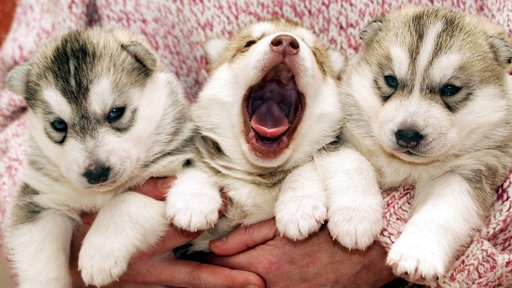
#> input picture 0/X.jpg, 512 x 288 px
$ python 2.py
#> lines starting #> are read from the running program, lines starting #| are printed output that depends on the picture
#> further down, basic_pattern is the input picture: shape (288, 512, 3); mean R, G, B 183.3, 159, 146.2
import matplotlib.pyplot as plt
import matplotlib.image as mpimg
import numpy as np
def imag_X(img, n, m=1):
#> called with n = 3, m = 4
  if n==1:
    tiled_img = img
  else:
    lst_imgs = []
    for i in range(n):
      lst_imgs.append(img)
#> after the loop, lst_imgs = 3 items
    tiled_img = np.concatenate(lst_imgs, axis=1)
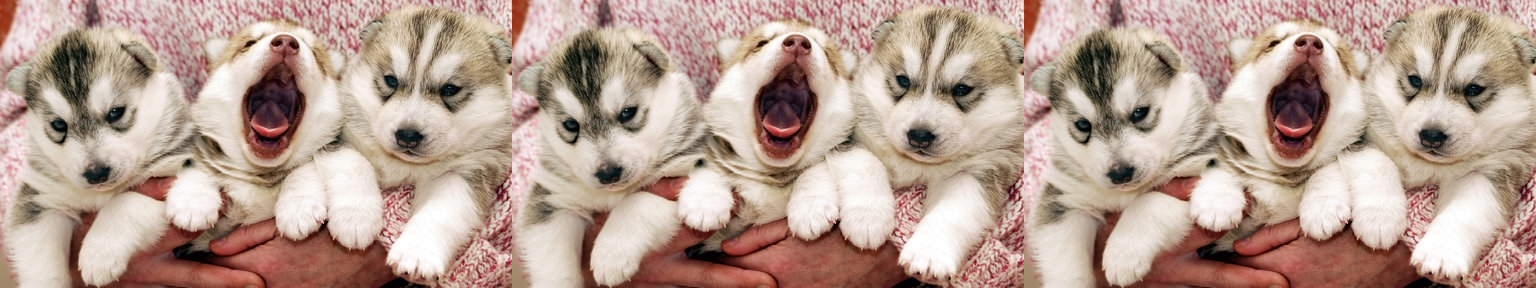
#> tiled_img: shape (288, 1536, 3); mean of channels 0, 1, 2 183.3, 159, 146.2; drawn as R, G, B
  if m > 1:
    lst_imgs = []
    for i in range(m):
      lst_imgs.append(tiled_img)
#> after the loop, lst_imgs = 4 items
    tiled_img = np.concatenate(lst_imgs, axis=0)
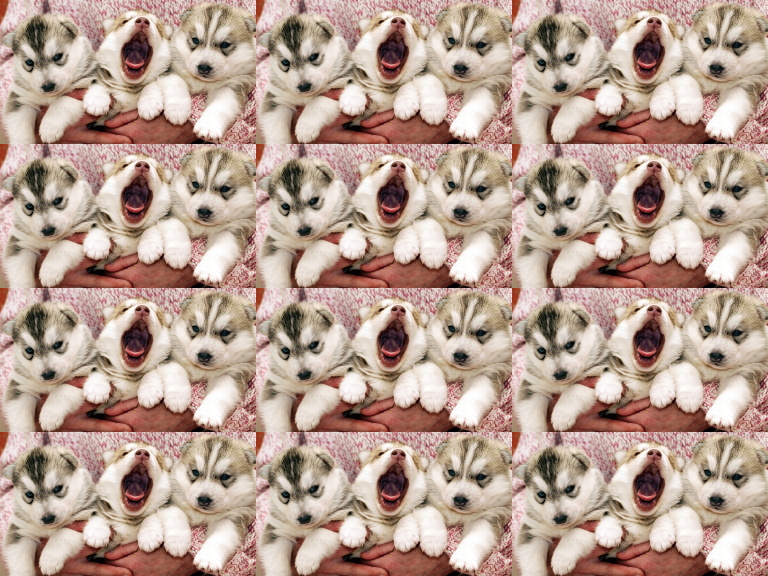
#> tiled_img: shape (1152, 1536, 3) (shown at 1/2 size); mean of channels 0, 1, 2 183.3, 159, 146.2; drawn as R, G, B
  return tiled_img
basic_pattern = mpimg.imread('X.jpg')
decorators_img=imag_X(basic_pattern, 3, 4)
plt.axis("off")
plt.imshow(decorators_img)
plt.show()
